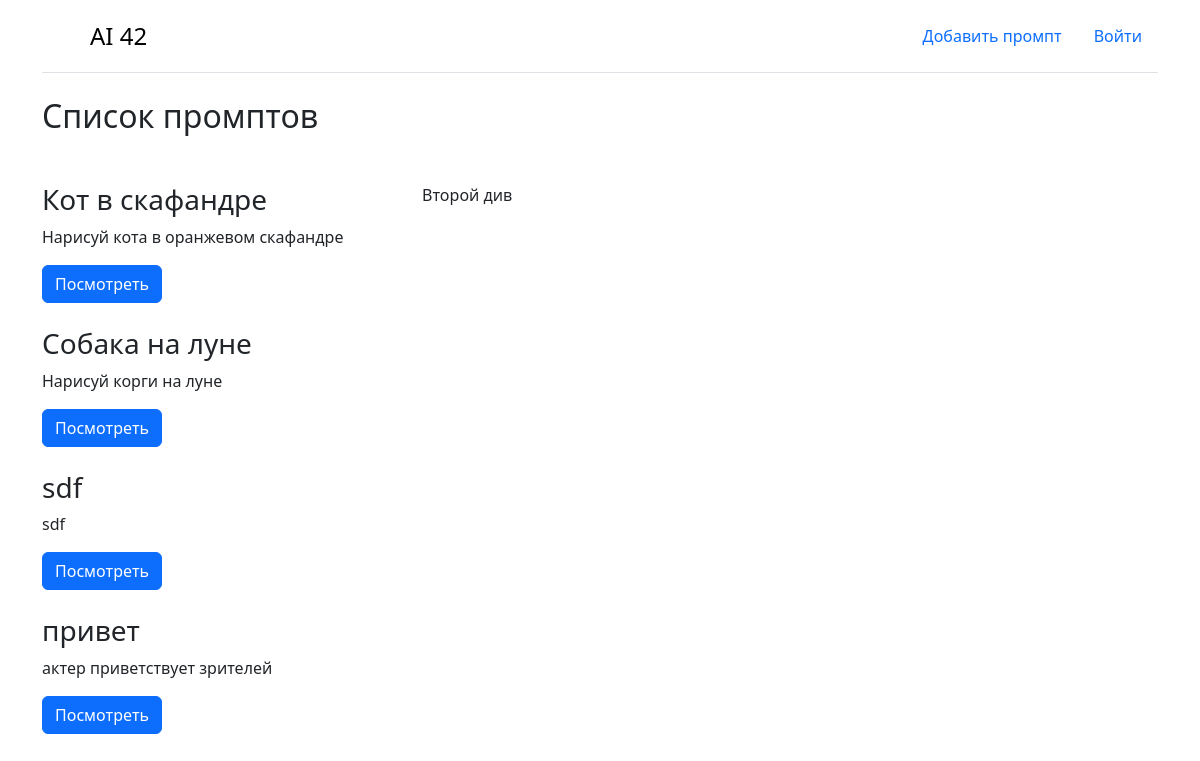
The page / on the database its author committed.
### core/models.py (models this page shows, shortened)
class Prompt(models.Model):
    name = models.CharField(max_length=255, verbose_name='название промпта')
    text = models.TextField(verbose_name='описание промпта')
    created_at = models.DateTimeField(auto_now=True, verbose_name='дата создания')
    class Meta:
        verbose_name = 'Промпт'
        verbose_name_plural = 'Промпты'

### core/views.py (the view)
# urls.py: path('', main),
def main(request):
    prompts = Prompt.objects.all()
    context = {'prompts': prompts}
    return render(request, 'main.html', context)

### templates/main.html
{% extends 'base.html' %}
{% block content %}
<h2>Список промптов</h2>
<div class="row mt-5">
    <div class="col-md-4">
        {% for prompt in prompts %}
        <div class="mb-4">
            <h3>{{ prompt.name }}</h3>
            <p>{{ prompt.text }}</p>
            <a class="btn btn-primary" href="{% url 'prompt_detail' prompt.id %}" role="button">Посмотреть</a>
        </div>
        {% endfor %}
    </div>
    <div class="col-md-8">Второй див</div>
</div>
{% endblock %}

### rows shown on the page
Prompt: name "Кот в скафандре", text "Нарисуй кота в оранжевом скафандре"
Prompt: name "Собака на луне", text "Нарисуй корги на луне"
Prompt: name "sdf", text "sdf"
Prompt: name "привет", text "актер приветствует зрителей"
